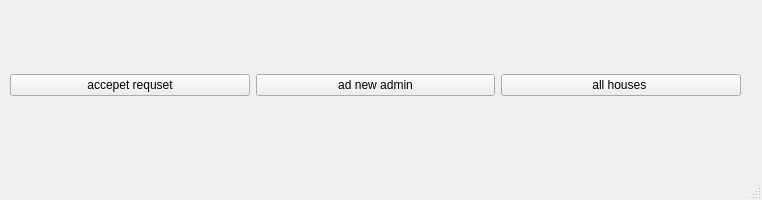
<?xml version="1.0" encoding="UTF-8"?>
<ui version="4.0">
 <class>adminamangeWindow</class>
 <widget class="QMainWindow" name="adminamangeWindow">
  <property name="geometry">
   <rect>
    <x>0</x>
    <y>0</y>
    <width>762</width>
    <height>200</height>
   </rect>
  </property>
  <property name="windowTitle">
   <string>adminamangeWindow</string>
  </property>
  <widget class="QWidget" name="centralwidget">
   <widget class="QWidget" name="horizontalLayoutWidget">
    <property name="geometry">
     <rect>
      <x>10</x>
      <y>20</y>
      <width>731</width>
      <height>131</height>
     </rect>
    </property>
    <layout class="QHBoxLayout" name="horizontalLayout_2">
     <item>
      <widget class="QPushButton" name="pushButton_2">
       <property name="text">
        <string>accepet requset</string>
       </property>
      </widget>
     </item>
     <item>
      <widget class="QPushButton" name="pushButton_3">
       <property name="text">
        <string>ad new admin</string>
       </property>
      </widget>
     </item>
     <item>
      <widget class="QPushButton" name="pushButton">
       <property name="text">
        <string>all houses </string>
       </property>
      </widget>
     </item>
    </layout>
   </widget>
  </widget>
  <widget class="QStatusBar" name="statusbar"/>
 </widget>
 <resources/>
 <connections/>
</ui>
